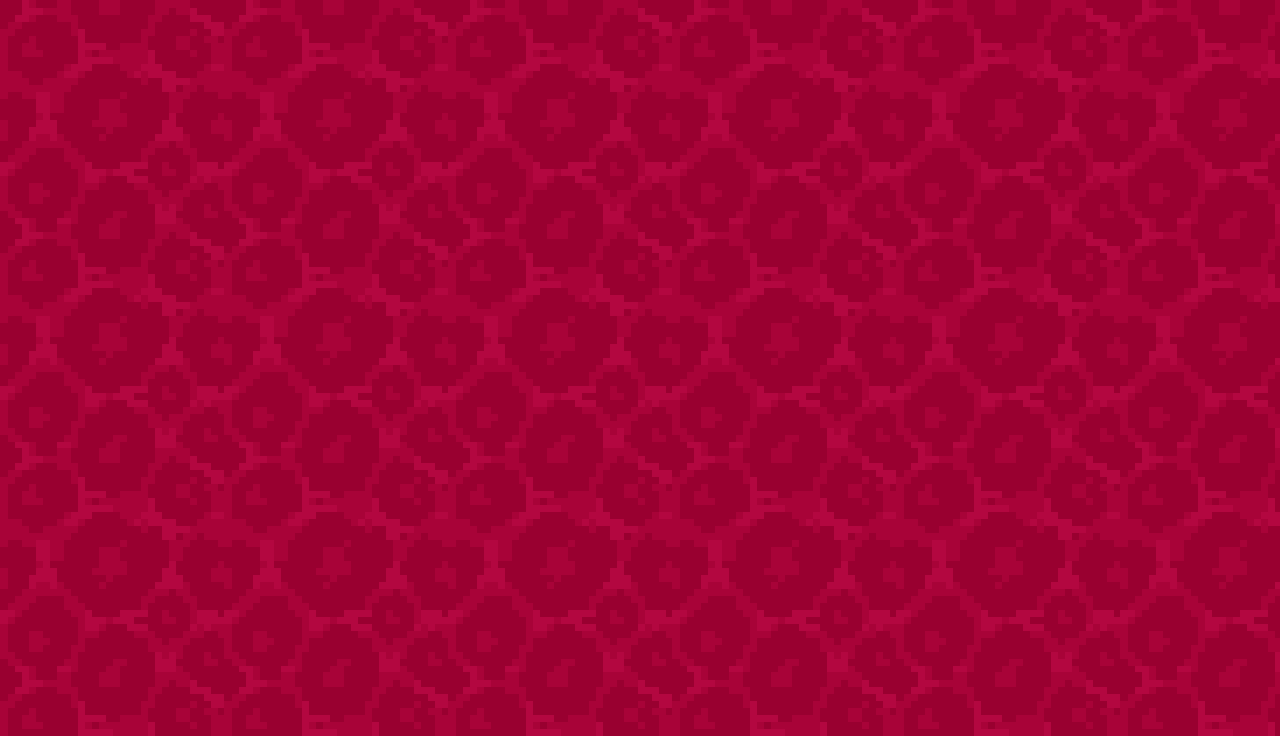

A 2D game scene composited from a Tiled map and its tileset images. What follows is a short description and the map's XML, with each tile layer's data collapsed to a summary:
An orthogonal 40x23 tile map with 32x32 px tiles, 1 tile layer (Camada de Tiles 1).

<map version="1.4" tiledversion="1.4.0" orientation="orthogonal" renderorder="right-down" width="40" height="23" tilewidth="32" tileheight="32" infinite="0" nextlayerid="2" nextobjectid="1">
 <tileset firstgid="1" source="map_extruded.tsx" />
 <layer id="1" name="Camada de Tiles 1" width="40" height="23">
  <data>[920 cells, 920 non-empty, 49 distinct tile ids]</data>
 </layer>
</map>
